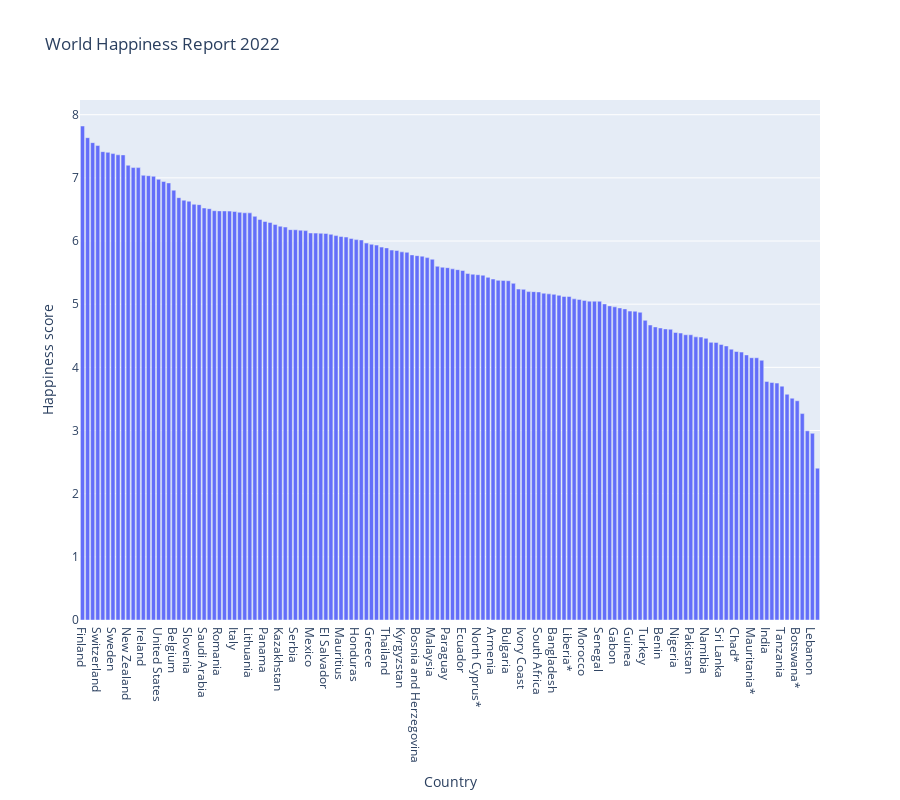

The cell this chart's notebook holds for it:
### Markdown cell above
## Happiness Score by Country

Run the following code to generate a bar graph of the happiness score of each country.

### Code cell
px.bar(data, x='Country', y='Happiness score', title='World Happiness Report 2022', height=800)

### Figure 1 — Plotly figure (JSON) as saved in the notebook; plotly's stock layout.template omitted (floating-point values rounded to 4 significant figures; data arrays with more than 128 entries replaced by an {"elided": "..."} marker saying what was removed)
{"data": [{"alignmentgroup": "True", "hovertemplate": "Country=%{x}<br>Happiness score=%{y}<extra></extra>", "legendgroup": "", "marker": {"color": "#636efa", "pattern": {"shape": ""}}, "name": "", "offsetgroup": "", "orientation": "v", "showlegend": false, "textposition": "auto", "type": "bar", "x": {"elided": "146 str values"}, "xaxis": "x", "y": {"elided": "146 float values"}, "yaxis": "y"}], "layout": {"barmode": "relative", "height": 800, "legend": {"tracegroupgap": 0}, "title": {"text": "World Happiness Report 2022"}, "xaxis": {"anchor": "y", "domain": [0, 1], "title": {"text": "Country"}}, "yaxis": {"anchor": "x", "domain": [0, 1], "title": {"text": "Happiness score"}}}}
